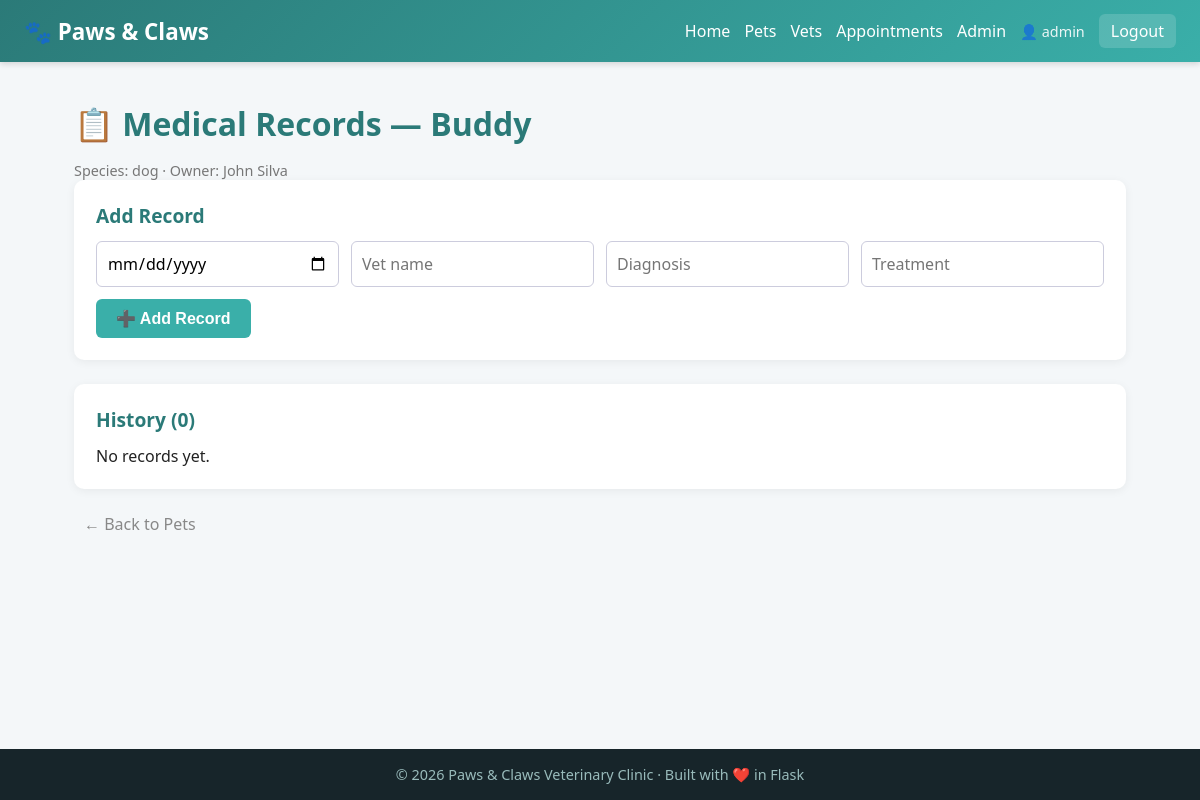
The app's page /records/1 (signed in) with its own data.
### models.py (models this page shows)
class Pet(db.Model):
    id = db.Column(db.Integer, primary_key=True)
    name = db.Column(db.String(50), nullable=False)
    species = db.Column(db.String(30))
    breed = db.Column(db.String(50))
    age = db.Column(db.Integer)
    owner = db.Column(db.String(80))
    owner_id = db.Column(db.Integer, db.ForeignKey('user.id'))
    notes = db.Column(db.Text)
    created_at = db.Column(db.DateTime, default=datetime.utcnow)
    appointments = db.relationship('Appointment', backref='pet', lazy=True,
                                   cascade='all, delete-orphan')
    records = db.relationship('MedicalRecord', backref='pet', lazy=True,
                              cascade='all, delete-orphan')

### app.py (the view, shortened to what this page needs)
@app.route('/records/<int:pet_id>', methods=['GET', 'POST'])
@login_required
def records(pet_id):
    pet = Pet.query.get_or_404(pet_id)
    return render_template('records.html', pet=pet, records=pet.records)

### app.py (called while the page is built)
def login_required(f):
    @wraps(f)
    def wrapper(*args, **kwargs):
        if 'user_id' not in session:
            flash('Please log in first.', 'warning')
            return redirect(url_for('login'))
        return f(*args, **kwargs)
    return wrapper

### templates/records.html
{% extends "base.html" %}
{% block content %}
<h1>📋 Medical Records — {{ pet.name }}</h1>
<p class="muted">Species: {{ pet.species }} · Owner: {{ pet.owner }}</p>
<div class="card">
  <h2>Add Record</h2>
  <form method="POST">
    <div class="grid2">
      <input name="date" type="date" required>
      <input name="vet_name" placeholder="Vet name">
      <input name="diagnosis" placeholder="Diagnosis" required>
      <input name="treatment" placeholder="Treatment" required>
    </div>
    <button type="submit">➕ Add Record</button>
  </form>
</div>
<div class="card">
  <h2>History ({{ records|length }})</h2>
  {% if records %}
    {% for r in records %}
      <div class="record">
        <strong>{{ r.date }}</strong> — {{ r.diagnosis }}
        <p class="muted">Treatment: {{ r.treatment }} · Vet: {{ r.vet_name }}</p>
      </div>
    {% endfor %}
  {% else %}
    <p>No records yet.</p>
  {% endif %}
</div>
<a href="/pets" class="btn-cancel">← Back to Pets</a>
{% endblock %}

### static/style.css (style rules this page uses)
* { box-sizing: border-box; margin: 0; padding: 0; }
body { font-family: 'Segoe UI', Roboto, Arial, sans-serif; background: #f4f7f9; color: #222; min-height: 100vh; display: flex; flex-direction: column; }
h1 { color: #2b7a78; margin-bottom: 16px; }
h2 { color: #2b7a78; margin-bottom: 12px; font-size: 1.2rem; }
.card { background: white; border-radius: 10px; padding: 22px; margin-bottom: 24px; box-shadow: 0 2px 10px rgba(0,0,0,0.06); }
.grid2 { display: grid; grid-template-columns: repeat(auto-fit, minmax(200px, 1fr)); gap: 12px; margin-bottom: 12px; }
input, select, textarea { width: 100%; padding: 10px; border: 1px solid #ccd; border-radius: 6px; font-size: 1rem; font-family: inherit; }
button { background: #3aafa9; color: white; padding: 10px 20px; border: none; border-radius: 6px; font-size: 1rem; font-weight: 600; cursor: pointer; }
.btn-cancel { margin-left: 10px; color: #888; text-decoration: none; }
.muted { color: #777; font-size: 0.9rem; margin-top: 4px; }

### records on screen
Pet: name "Buddy", species "dog", owner "John Silva"

### other values on screen
{{ session.username }} "admin"
{{ records|length }} "0"
